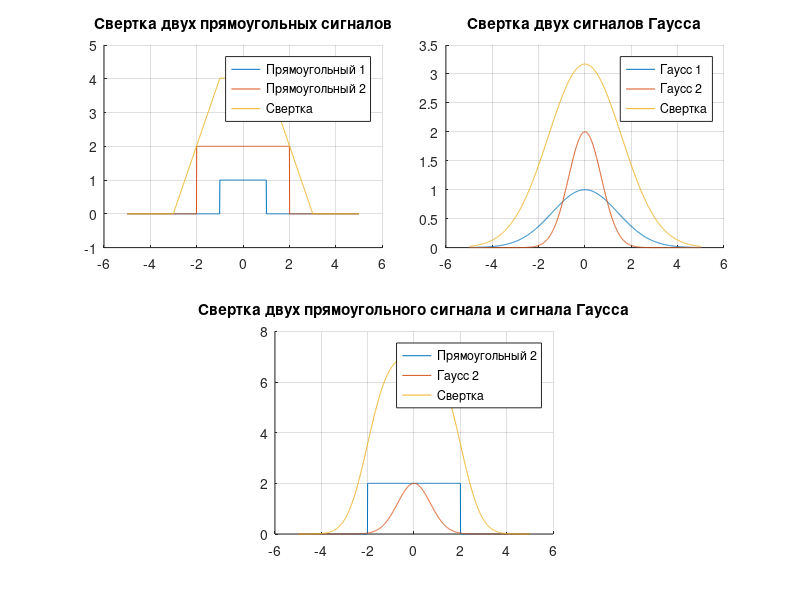

Write MATLAB code to recreate this figure.
function lab03()
  step = 0.01;
  half_range = 5;
  x = -half_range:step:half_range;

  rect1 = rect(x, 1, 1);
  rect2 = rect(x, 2, 2);

  conv_rr = convolution(rect1, rect2, step);
  convolution_graph(2, 4, 1:2,
                    x, [rect1; rect2; conv_rr],
                    ["Прямоугольный 1"; "Прямоугольный 2"; "Свертка"],
                    "Свертка двух прямоугольных сигналов");

  gauss1 = gauss(x, 2, 1);
  gauss2 = gauss(x, 1, 2);

  conv_gg = convolution(gauss1, gauss2, step);
  convolution_graph(2, 4, 3:4,
                    x, [gauss1; gauss2; conv_gg],
                    ["Гаусс 1"; "Гаусс 2"; "Свертка"],
                    "Свертка двух сигналов Гаусса");

  conv_gg = convolution(rect2, gauss2, step);
  convolution_graph(2, 4, 6:7,
                    x, [rect2; gauss2; conv_gg],
                    ["Прямоугольный 2"; "Гаусс 2"; "Свертка"],
                    "Свертка двух прямоугольного сигнала и сигнала Гаусса");
end

function w = convolution(sig1, sig2, k)
  z = zeros(size(sig1));
  n = length(z);
  tilda_sig1 = [sig1 z];
  tilda_sig2 = [sig2 z];

  w = ifft(fft(tilda_sig1).*fft(tilda_sig2)) * k;
  indent = fix(n / 2);
  w = w(n - indent:n + indent);
end

function u = rect(x, L, A)
  u = zeros(size(x));
  u(abs(x / L) <= 1) = A;
end

function u = gauss(x, sigma, A)
  u = A * exp(- (x / sigma).^2);
end

function convolution_graph(rows, columns, num, x, us, lbls, title_string)
  subplot(rows, columns, num);
  title(title_string);
  hold on;
  grid on;
  for signal = us'
    plot(x, signal);
  endfor
  legend(lbls);
end
